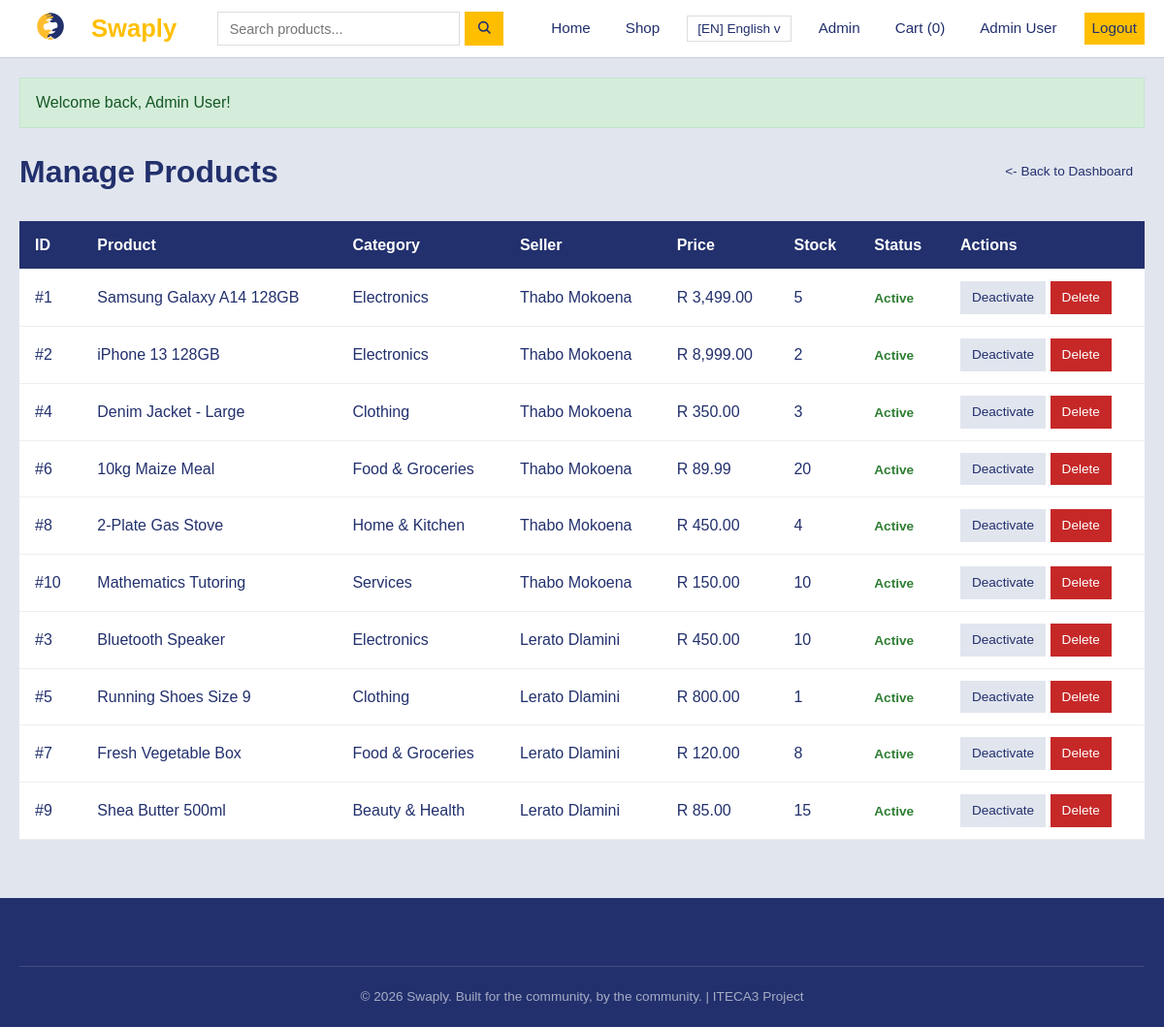
/admin/products.php (signed in), run on the app's committed database.
### tables this page shows
CREATE TABLE products (
    product_id      INT AUTO_INCREMENT PRIMARY KEY,
    seller_id       INT NOT NULL,
    category_id     INT,
    name            VARCHAR(150) NOT NULL,
    description     TEXT,
    price           DECIMAL(10,2) NOT NULL,
    stock           INT DEFAULT 0,
    image           VARCHAR(255) DEFAULT 'default_product.png',
    status          ENUM('active','inactive','sold_out') DEFAULT 'active',
    created_at      DATETIME DEFAULT CURRENT_TIMESTAMP,
    updated_at      DATETIME DEFAULT CURRENT_TIMESTAMP ON UPDATE CURRENT_TIMESTAMP,
    FOREIGN KEY (seller_id) REFERENCES users(user_id) ON DELETE CASCADE,
    FOREIGN KEY (category_id) REFERENCES categories(category_id) ON DELETE SET NULL
);

CREATE TABLE categories (
    category_id     INT AUTO_INCREMENT PRIMARY KEY,
    name            VARCHAR(50) NOT NULL,
    description     VARCHAR(255),
    created_at      DATETIME DEFAULT CURRENT_TIMESTAMP
);

CREATE TABLE users (
    user_id         INT AUTO_INCREMENT PRIMARY KEY,
    full_name       VARCHAR(100) NOT NULL,
    email           VARCHAR(120) NOT NULL UNIQUE,
    phone           VARCHAR(20)  NOT NULL,
    password_hash   VARCHAR(255) NOT NULL,
    role            ENUM('buyer','seller','admin') DEFAULT 'buyer',
    verified        TINYINT(1) DEFAULT 0,
    email_verified  TINYINT(1) DEFAULT 0,
    email_code      VARCHAR(10) DEFAULT NULL,
    id_verified     TINYINT(1) DEFAULT 0,
    first_order     TINYINT(1) DEFAULT 1,
    id_number       VARCHAR(20) DEFAULT NULL,
    id_document     VARCHAR(255) DEFAULT NULL,
    profile_image   VARCHAR(255) DEFAULT 'default_avatar.png',
    created_at      DATETIME DEFAULT CURRENT_TIMESTAMP,
    updated_at      DATETIME DEFAULT CURRENT_TIMESTAMP ON UPDATE CURRENT_TIMESTAMP
);

### admin/products.php (the view, shortened to what this page needs)
<?php
require_once '../includes/header.php';
$products = $conn->query("SELECT p.*, u.full_name as seller_name, c.name as category_name
    FROM products p
    JOIN users u ON p.seller_id = u.user_id
    LEFT JOIN categories c ON p.category_id = c.category_id
    ORDER BY p.created_at DESC");
?>
<div style="display: flex; justify-content: space-between; align-items: center; margin-bottom: 25px;">
    <h1>Manage Products</h1>
    <a href="index.php" class="btn btn-outline btn-sm arrow-left">Back to Dashboard</a>
</div>
<div class="card" style="overflow-x: auto;">
    <table class="table">
        <thead>
            <tr>
                <th>ID</th>
                <th>Product</th>
                <th>Category</th>
                <th>Seller</th>
                <th>Price</th>
                <th>Stock</th>
                <th>Status</th>
                <th>Actions</th>
            </tr>
        </thead>
        <tbody>
            <?php while ($p = $products->fetch_assoc()):
                switch ($p['status']) {
                    case 'active':
                        $statusBadge = 'badge-success';
                        break;
                }
            ?>
            <tr>
                <td>#<?php echo $p['product_id']; ?></td>
                <td><?php echo htmlspecialchars($p['name']); ?></td>
                <td><?php echo htmlspecialchars($p['category_name'] ?? 'N/A'); ?></td>
                <td><?php echo htmlspecialchars($p['seller_name']); ?></td>
                <td><?php echo formatPrice($p['price']); ?></td>
                <td><?php echo $p['stock']; ?></td>
                <td><span class="badge <?php echo $statusBadge; ?>"><?php echo ucfirst($p['status']); ?></span></td>
                <td>
                    <a href="?toggle=<?php echo $p['product_id']; ?>" class="btn btn-sm btn-outline">
                        <?php echo $p['status'] === 'active' ? 'Deactivate' : 'Activate'; ?>
                    </a>
                    <a href="?delete=<?php echo $p['product_id']; ?>"
                       onclick="return confirm('Delete this product?')"
                       class="btn btn-sm btn-danger">Delete</a>
                </td>
            </tr>
            <?php endwhile; ?>
        </tbody>
    </table>
</div>
<?php require_once '../includes/footer.php'; ?>

### assets/css/style.css (style rules this page uses)
:root { --primary: #ffbf00; --primary-dark: #22306d; --secondary: #2e7d32; --danger: #c62828; --dark: #22306d; --gray: #6b7280; --light: #e1e5ee; --border: #c7ccdb; --white: #ffffff; --shadow: none; --shadow-hover: none; --shadow-card: none; --transition: all 0.25s ease; --radius: 0; --max-width: 1200px; }
* { margin: 0; padding: 0; box-sizing: border-box; }
body { font-family: Arial, sans-serif; line-height: 1.6; color: var(--dark); background: var(--light); }
a { text-decoration: none; color: var(--primary); }
.btn { display: inline-block; padding: 10px 20px; border: none; border-radius: var(--radius); cursor: pointer; font-size: 1rem; font-weight: 500; text-align: center; transition: var(--transition); }
.btn-danger { background: var(--danger); color: white; }
.btn-outline { background: var(--light); color: var(--dark); border: none; }
.btn-sm { padding: 6px 12px; font-size: 0.85rem; }
.card { background: var(--white); border-radius: var(--radius); box-shadow: var(--shadow); overflow: hidden; transition: var(--transition); }
.table { width: 100%; border-collapse: collapse; background: var(--white); border-radius: var(--radius); overflow: hidden; box-shadow: var(--shadow); }
.table th, .table td { padding: 12px 16px; text-align: left; border-bottom: 1px solid #eee; }
.table th { background: var(--primary-dark); color: white; font-weight: 600; }
.table tr { transition: background 0.15s ease; }
.badge { font-size: 0.85rem; font-weight: 600; }
.badge-success { color: var(--secondary); }
.arrow-left::before { content: "<- "; }

### data on the page
products: product_id "1", name "Samsung Galaxy A14 128GB", category.name "Electronics", seller.full_name "Thabo Mokoena", price "R 3,499.00", stock "5", status "Active", shows "Deactivate"
products: product_id "2", name "iPhone 13 128GB", category.name "Electronics", seller.full_name "Thabo Mokoena", price "R 8,999.00", stock "2", status "Active", shows "Deactivate"
products: product_id "4", name "Denim Jacket - Large", category.name "Clothing", seller.full_name "Thabo Mokoena", price "R 350.00", stock "3", status "Active", shows "Deactivate"
products: product_id "6", name "10kg Maize Meal", category.name "Food & Groceries", seller.full_name "Thabo Mokoena", price "R 89.99", stock "20", status "Active", shows "Deactivate"
products: product_id "8", name "2-Plate Gas Stove", category.name "Home & Kitchen", seller.full_name "Thabo Mokoena", price "R 450.00", stock "4", status "Active", shows "Deactivate"
products: product_id "10", name "Mathematics Tutoring", category.name "Services", seller.full_name "Thabo Mokoena", price "R 150.00", stock "10", status "Active", shows "Deactivate"
products: product_id "3", name "Bluetooth Speaker", category.name "Electronics", seller.full_name "Lerato Dlamini", price "R 450.00", stock "10", status "Active", shows "Deactivate"
products: product_id "5", name "Running Shoes Size 9", category.name "Clothing", seller.full_name "Lerato Dlamini", price "R 800.00", stock "1", status "Active", shows "Deactivate"
products: product_id "7", name "Fresh Vegetable Box", category.name "Food & Groceries", seller.full_name "Lerato Dlamini", price "R 120.00", stock "8", status "Active", shows "Deactivate"
products: product_id "9", name "Shea Butter 500ml", category.name "Beauty & Health", seller.full_name "Lerato Dlamini", price "R 85.00", stock "15", status "Active", shows "Deactivate"

### other printed values
$LANGUAGES[getCurrentLanguage()]['code'] "EN"
$LANGUAGES[getCurrentLanguage()]['name'] "English"
__('nav_cart') "Cart"
getCartCount() "0"
$_SESSION['full_name'] "Admin User"
__('nav_logout') "Logout"
$message "Welcome back, Admin User!"
